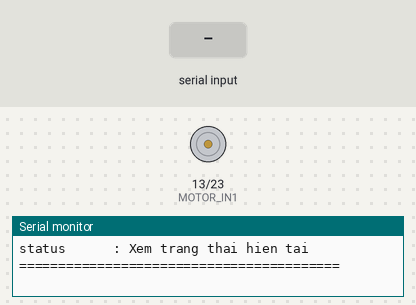
Recording of a sketch running on a simulated ESP32. Shown: motor-driver pin pairs drawn as motors (green arrow = first pin HIGH = forward, orange = second pin HIGH = backward, longer = more drive, scaled by the enable pin), the last lines printed to the serial monitor. The inputs (shaded band) are chosen by the test bench.

Above: at 2.2 s.
2.3 s: "fwd\n" received over Serial
At 3.0 s:
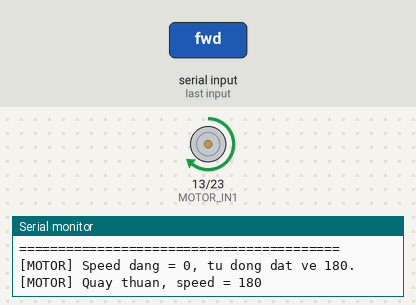
3.8 s: "rev\n" received over Serial
At 4.2 s:
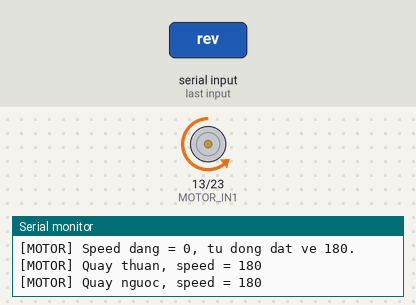
5.3 s: "brake\n" received over Serial
At 6.5 s:
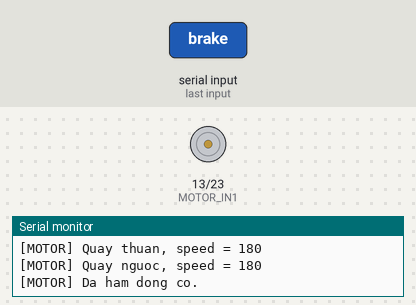
6.8 s: "test\n" received over Serial
At 7.8 s:
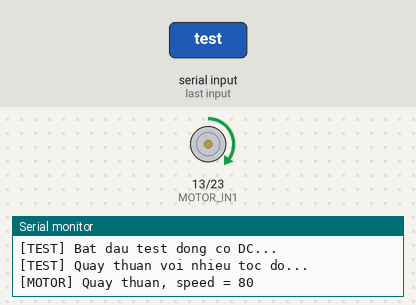
Timing chart, 0 to 16.3 s (numbered marks = the images above; inputs shaded):
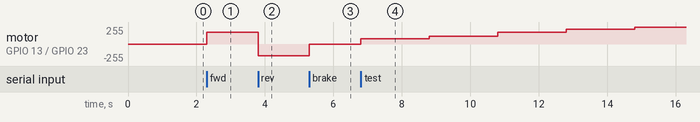

Measured:
- after the input at 2.3 s, motor on GPIO 13 (MOTOR_IN1) / GPIO 23 (MOTOR_IN2): stopped → forward 179/255 at once
- after the input at 3.8 s, motor on GPIO 13 (MOTOR_IN1) / GPIO 23 (MOTOR_IN2): forward 179/255 → backward 179/255 at once
- after the input at 5.3 s, motor on GPIO 13 (MOTOR_IN1) / GPIO 23 (MOTOR_IN2): backward 179/255 → stopped at once
- after the input at 6.8 s, motor on GPIO 13 (MOTOR_IN1) / GPIO 23 (MOTOR_IN2): moves from stopped to forward 255/255 over 8.0 s, starting at once

The sketch:

testDC.ino
```cpp
#include <Arduino.h>

// ======================================================
// ESP32 DC MOTOR TEST
// Driver: L298N / L293D / module dieu khien DC tuong tu
// IN1 = GPIO13
// IN2 = GPIO23
// ENA = GPIO22
// ======================================================

// ================== MOTOR PINOUT ==================
#define MOTOR_IN1 13
#define MOTOR_IN2 23 // Đây chỉ là pin test, đổi thành GPIO1 khi chạy trong code chính thức
#define MOTOR_ENA 22 // Đây chỉ là pin test, đổi thành GPIO3 khi chạy trong code chính thức

// ================== PWM CONFIG ==================
#define PWM_FREQ 1000
#define PWM_BITS 8

// Nếu module của bạn bị ngược tốc độ:
// speed 255 -> dừng, speed 0 -> tối đa
// thì để true.
// Nếu module bình thường thì đổi thành false.
#define INVERT_PWM false

// ================== STATE ==================
int motorSpeed = 180;     // 0 - 255
int motorDir = 0;         // 0 = stop, 1 = forward, -1 = reverse

// ================== MENU ==================
void printMenu() {
  Serial.println();
  Serial.println("========== ESP32 DC MOTOR TEST ==========");
  Serial.println("help        : Hien menu");
  Serial.println("fwd         : Quay thuan");
  Serial.println("rev         : Quay nguoc");
  Serial.println("off         : Tat dong co");
  Serial.println("brake       : Ham dong co");
  Serial.println("speed 0     : Toc do 0, dung motor");
  Serial.println("speed 80    : Toc do cham");
  Serial.println("speed 150   : Toc do trung binh");
  Serial.println("speed 255   : Toc do toi da");
  Serial.println("test        : Test tu dong thuan/nguoc nhieu toc do");
  Serial.println("status      : Xem trang thai hien tai");
  Serial.println("=========================================");
  Serial.println();
}

// ================== PWM WRITE ==================
void writeMotorPWM(int speedValue) {
  speedValue = constrain(speedValue, 0, 255);

  int pwmOut;

  if (INVERT_PWM) {
    pwmOut = 255 - speedValue;
  } else {
    pwmOut = speedValue;
  }

  ledcWrite(MOTOR_ENA, pwmOut);
}

// ================== MOTOR LOW LEVEL ==================
void motorCoastStop() {
  // Dừng thả trôi
  digitalWrite(MOTOR_IN1, LOW);
  digitalWrite(MOTOR_IN2, LOW);

  // Với module bị đảo PWM, speed 0 sẽ được chuyển thành mức PWM phù hợp
  writeMotorPWM(0);

  motorDir = 0;

  Serial.println("[MOTOR] Da tat dong co.");
}

void motorBrake() {
  // Phanh điện, một số driver hỗ trợ tốt, một số module thì hiệu quả tùy loại
  digitalWrite(MOTOR_IN1, HIGH);
  digitalWrite(MOTOR_IN2, HIGH);

  writeMotorPWM(255);

  motorDir = 0;

  Serial.println("[MOTOR] Da ham dong co.");
}

// ================== APPLY MOTOR ==================
void applyMotor() {
  motorSpeed = constrain(motorSpeed, 0, 255);

  // Quan trọng:
  // Nếu speed = 0 thì tắt hẳn IN1/IN2, không giữ chiều quay.
  // Điều này tránh lỗi speed 0 mà motor vẫn chạy.
  if (motorSpeed == 0 || motorDir == 0) {
    motorCoastStop();
    return;
  }

  if (motorDir == 1) {
    digitalWrite(MOTOR_IN1, HIGH);
    digitalWrite(MOTOR_IN2, LOW);
    writeMotorPWM(motorSpeed);

    Serial.print("[MOTOR] Quay thuan, speed = ");
    Serial.println(motorSpeed);
  }
  else if (motorDir == -1) {
    digitalWrite(MOTOR_IN1, LOW);
    digitalWrite(MOTOR_IN2, HIGH);
    writeMotorPWM(motorSpeed);

    Serial.print("[MOTOR] Quay nguoc, speed = ");
    Serial.println(motorSpeed);
  }
}

// ================== MOTOR COMMANDS ==================
void motorForward() {
  if (motorSpeed == 0) {
    motorSpeed = 180;
    Serial.println("[MOTOR] Speed dang = 0, tu dong dat ve 180.");
  }

  motorDir = 1;
  applyMotor();
}

void motorReverse() {
  if (motorSpeed == 0) {
    motorSpeed = 180;
    Serial.println("[MOTOR] Speed dang = 0, tu dong dat ve 180.");
  }

  motorDir = -1;
  applyMotor();
}

void setMotorSpeed(int value) {
  if (value < 0 || value > 255) {
    Serial.println("[ERROR] Toc do phai tu 0 den 255.");
    return;
  }

  motorSpeed = value;

  Serial.print("[MOTOR] Da dat speed = ");
  Serial.println(motorSpeed);

  if (motorSpeed == 0) {
    motorCoastStop();
    return;
  }

  if (motorDir != 0) {
    applyMotor();
  } else {
    Serial.println("[MOTOR] Dong co dang tat. Go fwd hoac rev de chay.");
  }
}

void printStatus() {
  Serial.println();
  Serial.println("========== MOTOR STATUS ==========");

  Serial.print("Direction: ");
  if (motorDir == 1) {
    Serial.println("FORWARD");
  } else if (motorDir == -1) {
    Serial.println("REVERSE");
  } else {
    Serial.println("OFF");
  }

  Serial.print("Speed: ");
  Serial.println(motorSpeed);

  Serial.print("INVERT_PWM: ");
  Serial.println(INVERT_PWM ? "true" : "false");

  Serial.print("IN1 GPIO: ");
  Serial.println(MOTOR_IN1);

  Serial.print("IN2 GPIO: ");
  Serial.println(MOTOR_IN2);

  Serial.print("ENA GPIO: ");
  Serial.println(MOTOR_ENA);

  Serial.println("==================================");
  Serial.println();
}

// ================== AUTO TEST ==================
void autoTestMotor() {
  Serial.println("[TEST] Bat dau test dong co DC...");

  int speeds[] = {80, 120, 180, 220, 255};
  int count = sizeof(speeds) / sizeof(speeds[0]);

  Serial.println("[TEST] Quay thuan voi nhieu toc do...");

  motorDir = 1;

  for (int i = 0; i < count; i++) {
    motorSpeed = speeds[i];
    applyMotor();
    delay(2000);
  }

  motorCoastStop();
  delay(1000);

  Serial.println("[TEST] Quay nguoc voi nhieu toc do...");

  motorDir = -1;

  for (int i = 0; i < count; i++) {
    motorSpeed = speeds[i];
    applyMotor();
    delay(2000);
  }

  motorCoastStop();

  Serial.println("[TEST] Test xong.");
}

// ================== COMMAND HANDLER ==================
void handleCommand(String cmd) {
  cmd.trim();
  cmd.toLowerCase();

  if (cmd == "help") {
    printMenu();
  }
  else if (cmd == "fwd") {
    motorForward();
  }
  else if (cmd == "rev") {
    motorReverse();
  }
  else if (cmd == "off") {
    motorCoastStop();
  }
  else if (cmd == "brake") {
    motorBrake();
  }
  else if (cmd == "test") {
    autoTestMotor();
  }
  else if (cmd == "status") {
    printStatus();
  }
  else if (cmd.startsWith("speed")) {
    int spaceIndex = cmd.indexOf(' ');

    if (spaceIndex == -1) {
      Serial.println("[ERROR] Dung cu phap: speed 180");
      return;
    }

    String valueText = cmd.substring(spaceIndex + 1);
    valueText.trim();

    int value = valueText.toInt();
    setMotorSpeed(value);
  }
  else if (cmd.length() == 0) {
    // Bo qua dong trong
  }
  else {
    Serial.print("[ERROR] Lenh khong hop le: ");
    Serial.println(cmd);
    Serial.println("Go 'help' de xem danh sach lenh.");
  }
}

// ================== SETUP ==================
void setup() {
  Serial.begin(115200);
  delay(1000);

  Serial.println();
  Serial.println("ESP32 DC MOTOR TEST - CLEAN VERSION");
  Serial.println("IN1 = GPIO13");
  Serial.println("IN2 = GPIO23");
  Serial.println("ENA = GPIO22");

  pinMode(MOTOR_IN1, OUTPUT);
  pinMode(MOTOR_IN2, OUTPUT);

  digitalWrite(MOTOR_IN1, LOW);
  digitalWrite(MOTOR_IN2, LOW);

  // ESP32 Arduino Core 3.x
  ledcAttach(MOTOR_ENA, PWM_FREQ, PWM_BITS);

  motorSpeed = 0;
  motorDir = 0;
  motorCoastStop();

  printMenu();
}

// ================== LOOP ==================
void loop() {
  if (Serial.available()) {
    String cmd = Serial.readStringUntil('\n');
    handleCommand(cmd);
  }
}
```
